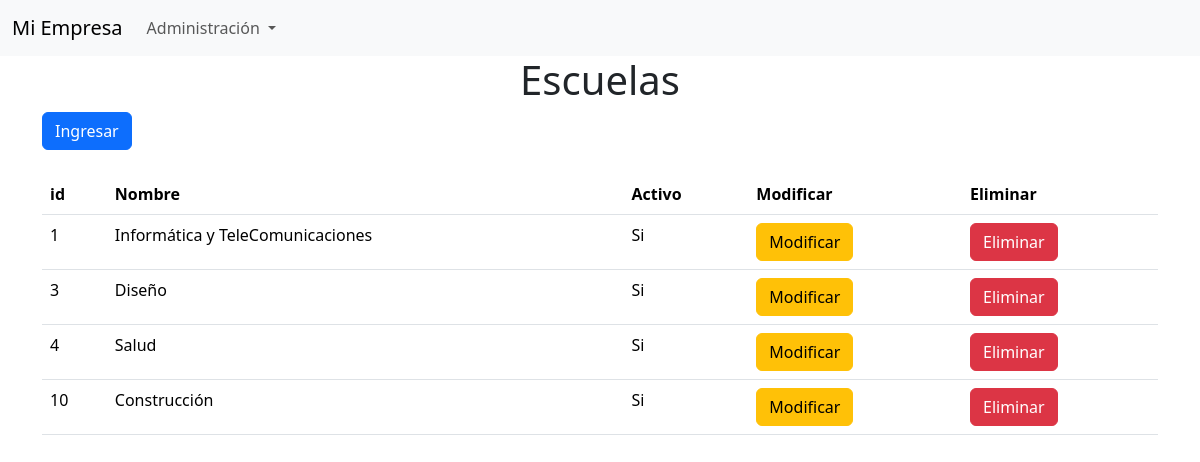
Page /alumnos/listadoEscuela on the earlier database version.
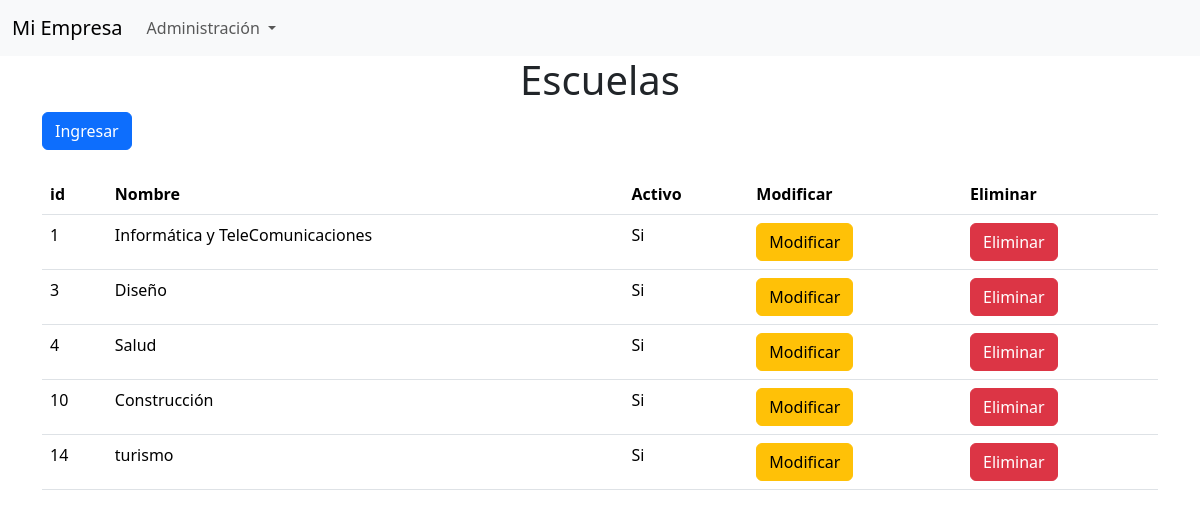
Same page on the later database version.
### alumnos/models.py (models this page shows, shortened)
class Escuela(models.Model):
    nombre      = models.CharField(max_length=100)
    activo      = models.IntegerField()

### alumnos/views.py (the view)
# urls.py: path('listadoEscuela', views.listadoEscuela, name='listadoEscuela'),
def listadoEscuela(resquest):
    listado = Escuela.objects.all()
    context = {"listado": listado}
    return render(resquest, 'listadoEscuela.html', context)

### alumnos/templates/listadoEscuela.html (shortened to what this page needs)
{% extends "plantillaBase.html"  %}
{% block tituloPrincipal %} Escuelas {% endblock %}
{% block contenido %}
<a href="{% url 'ingresarEscuela' %}" class="btn btn-primary">Ingresar</a>
<br><br>
{% endblock %}
{% block listado %}
    <table class="table table-resposive">
        <tr>
            <th>id</th>
            <th>Nombre</th>
            <th>Activo</th>
            <th>Modificar</th>
            <th>Eliminar</th>
        </tr>
    {% for item in listado %}
        <tr>
            <td>{{ item.id }}
            <td>{{ item.nombre }}
            <td>{{ item.activo|yesno:"Si,No"}}</td>
            <td><a href="{% url 'buscarEscuela' pk=item.id  %}" class="btn btn-warning" >Modificar</a></td>
            <td><a href="{% url 'eliminarEscuela' pk=item.id %}" class="btn btn-danger" >Eliminar</a></td>
    {% endfor %}
    </table>
{% endblock %}

Differences in the rows shown:
added Escuela: id "14", nombre "turismo", activo "Si"
